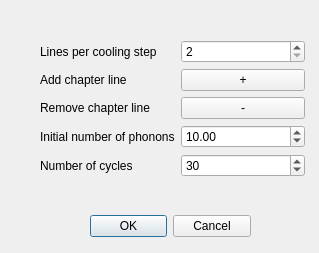
<?xml version="1.0" encoding="UTF-8"?>
<ui version="4.0">
 <class>SidebandCoolingDialog</class>
 <widget class="QDialog" name="SidebandCoolingDialog">
  <property name="geometry">
   <rect>
    <x>0</x>
    <y>0</y>
    <width>319</width>
    <height>253</height>
   </rect>
  </property>
  <property name="windowTitle">
   <string>Dialog</string>
  </property>
  <widget class="QDialogButtonBox" name="buttonBox">
   <property name="geometry">
    <rect>
     <x>90</x>
     <y>210</y>
     <width>161</width>
     <height>32</height>
    </rect>
   </property>
   <property name="orientation">
    <enum>Qt::Horizontal</enum>
   </property>
   <property name="standardButtons">
    <set>QDialogButtonBox::Cancel|QDialogButtonBox::Ok</set>
   </property>
  </widget>
  <widget class="QWidget" name="formLayoutWidget">
   <property name="geometry">
    <rect>
     <x>40</x>
     <y>40</y>
     <width>265</width>
     <height>161</height>
    </rect>
   </property>
   <layout class="QFormLayout" name="formLayout">
    <property name="fieldGrowthPolicy">
     <enum>QFormLayout::AllNonFixedFieldsGrow</enum>
    </property>
    <item row="3" column="0">
     <widget class="QLabel" name="label_3">
      <property name="text">
       <string>Initial number of phonons</string>
      </property>
     </widget>
    </item>
    <item row="3" column="1">
     <widget class="QDoubleSpinBox" name="nphonon">
      <property name="maximum">
       <double>999.990000000000009</double>
      </property>
      <property name="value">
       <double>10.000000000000000</double>
      </property>
     </widget>
    </item>
    <item row="4" column="0">
     <widget class="QLabel" name="label_4">
      <property name="text">
       <string>Number of cycles</string>
      </property>
     </widget>
    </item>
    <item row="4" column="1">
     <widget class="QSpinBox" name="nreps">
      <property name="minimum">
       <number>1</number>
      </property>
      <property name="maximum">
       <number>999</number>
      </property>
      <property name="value">
       <number>30</number>
      </property>
     </widget>
    </item>
    <item row="1" column="1">
     <widget class="QPushButton" name="plusButton">
      <property name="text">
       <string>+</string>
      </property>
     </widget>
    </item>
    <item row="2" column="1">
     <widget class="QPushButton" name="minusButton">
      <property name="text">
       <string>-</string>
      </property>
     </widget>
    </item>
    <item row="2" column="0">
     <widget class="QLabel" name="label">
      <property name="text">
       <string>Remove chapter line</string>
      </property>
     </widget>
    </item>
    <item row="1" column="0">
     <widget class="QLabel" name="label_2">
      <property name="text">
       <string>Add chapter line</string>
      </property>
     </widget>
    </item>
    <item row="0" column="1">
     <widget class="QSpinBox" name="nlines">
      <property name="minimum">
       <number>2</number>
      </property>
      <property name="maximum">
       <number>32</number>
      </property>
     </widget>
    </item>
    <item row="0" column="0">
     <widget class="QLabel" name="label_5">
      <property name="text">
       <string>Lines per cooling step</string>
      </property>
     </widget>
    </item>
   </layout>
  </widget>
 </widget>
 <resources/>
 <connections>
  <connection>
   <sender>buttonBox</sender>
   <signal>accepted()</signal>
   <receiver>SidebandCoolingDialog</receiver>
   <slot>accept()</slot>
   <hints>
    <hint type="sourcelabel">
     <x>248</x>
     <y>254</y>
    </hint>
    <hint type="destinationlabel">
     <x>157</x>
     <y>274</y>
    </hint>
   </hints>
  </connection>
  <connection>
   <sender>buttonBox</sender>
   <signal>rejected()</signal>
   <receiver>SidebandCoolingDialog</receiver>
   <slot>reject()</slot>
   <hints>
    <hint type="sourcelabel">
     <x>316</x>
     <y>260</y>
    </hint>
    <hint type="destinationlabel">
     <x>286</x>
     <y>274</y>
    </hint>
   </hints>
  </connection>
 </connections>
</ui>
